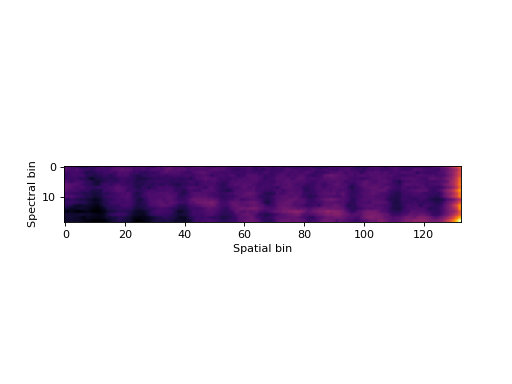

The script that drew this image:
import matplotlib.pyplot as plt
import pyuvs as pu

fig, ax = plt.subplots()

flatfield = pu.load_flatfield_mid_hi_res_my34gds()
ax.imshow(flatfield.T, cmap='inferno')
ax.set_xlabel('Spatial bin')
ax.set_ylabel('Spectral bin')
plt.show()
